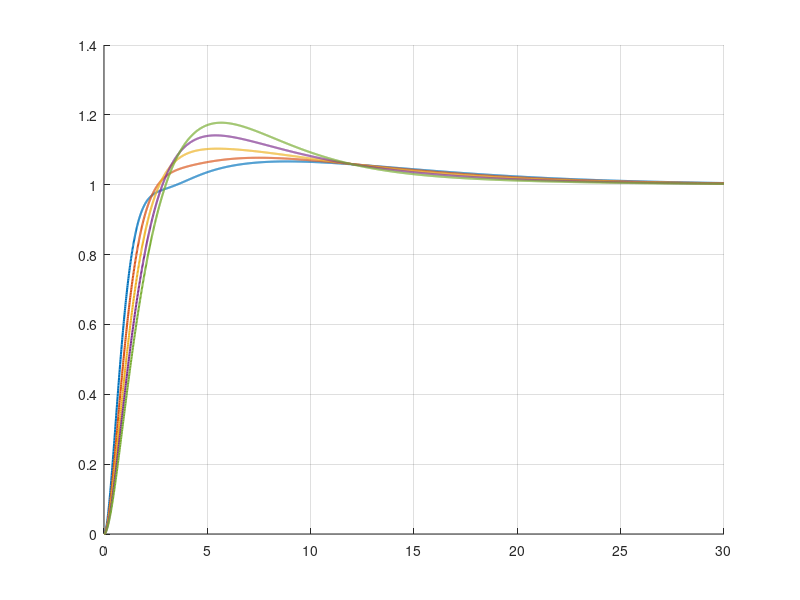

MATLAB code to generate this figure: (Note: this script raises an error after producing the figure.)
% variacao_pid.m
% G1 - Controle de Altitude de Drone
% Responsavel: Kauã
% Objetivo: gerar a figura de robustez do PID para variacao de massa.

clear; clc; close all;

% Parametros nominais
b = 0.5;
Kp = 0.434995085666;
Ki = 0.042131655455;
Kd = 0.783406314789;
Tf = 0.369512150729;

% Controlador PIDF usado por Arthur: C(s)=Kp+Ki/s+Kd*s/(Tf*s+1)
C_pid = pid(Kp, Ki, Kd, Tf);

t = 0:0.01:30;
m_vals = [0.72 0.96 1.20 1.44 1.68];
legendas = {'-40%', '-20%', 'nominal', '+20%', '+40%'};

figure; hold on; grid on;
for i = 1:length(m_vals)
    m = m_vals(i);
    G_var = tf(1/m, [1 b/m 0]);
    T_var = feedback(C_pid*G_var, 1);
    y = step(T_var, t);
    plot(t, y, 'LineWidth', 1.5);
end
yline(1, '--', 'Referencia');
legend(legendas, 'Location', 'best');
title('Robustez PID - Variacao de Massa');
xlabel('Tempo (s)');
ylabel('Altitude normalizada z(t)');

exportgraphics(gcf, 'fig_variacao_pid.png', 'Resolution', 600);
